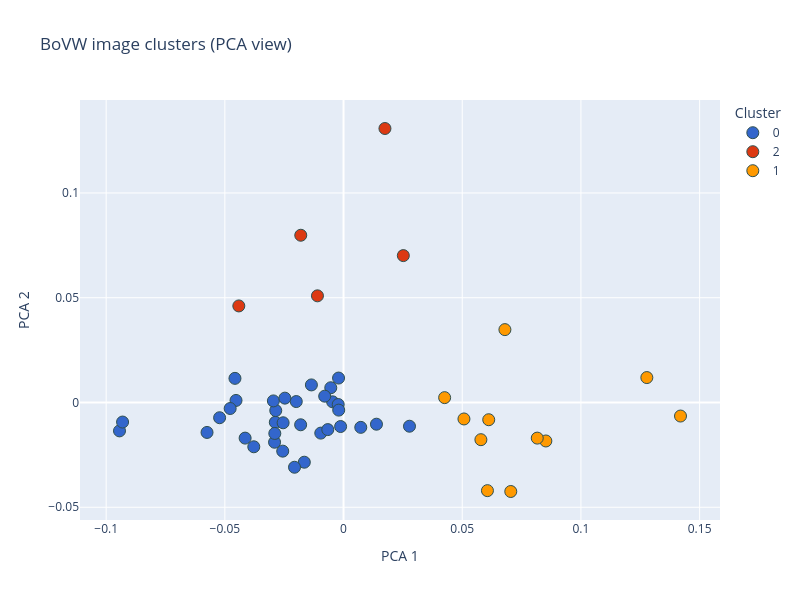

Notebook source saved alongside this figure:
### Markdown cell above
A higher cosine similarity means stronger overlap in local texture and structure under the BoVW representation.

Clustering complements similarity: instead of comparing pairs, it groups images by shared visual patterns without any labels. Together, they give both pairwise and corpus-level views of the collection.

> **Try it yourself:** In the clustering cell above, change `n_clusters` (e.g. to 4, 5, or 6) and re-run to see how the groups change. In the similarity cell, change `target_idx` to pick a different anchor image.

### Code cell
# Cluster BoVW features into groups and visualize in 2D
# Try changing n_clusters to see how the grouping changes (e.g. 4, 5, 6)
n_clusters = 3
cluster_model = KMeans(n_clusters=n_clusters, random_state=42, n_init=10)
cluster_labels = cluster_model.fit_predict(bovw_features)
demo_df["cluster"] = cluster_labels

pca = PCA(n_components=2, random_state=42)
xy = pca.fit_transform(bovw_features)

clustering_visualization_df = pd.DataFrame({
    "PCA 1": xy[:, 0],
    "PCA 2": xy[:, 1],
    "Cluster": cluster_labels.astype(str),
    "Title": demo_df["title"].apply(lambda t: wrap_hover(sentence_cap(t))),
    "Image ID": demo_df["img_path"],
    "Category": demo_df["category"].apply(sentence_cap),
})

fig = px.scatter(
    clustering_visualization_df,
    x="PCA 1",
    y="PCA 2",
    color="Cluster",
    hover_data={"Title": True, "Image ID": True, "Category": True, "PCA 1": False, "PCA 2": False},
    title="BoVW image clusters (PCA view)",
    color_discrete_sequence=px.colors.qualitative.G10,
    width=800, height=600,
)

fig.update_traces(marker=dict(size=12, line=dict(width=1, color="DarkSlateGrey")))
fig.show()

print("Cluster sizes:")
print(demo_df["cluster"].value_counts().sort_index())

### Figure 1 — Plotly figure (JSON) as saved in the notebook; plotly's stock layout.template omitted (floating-point values rounded to 4 significant figures)
{"data": [{"customdata": [["Fireman, left, and engineer in the cab<br>of the empire builder passenger train as<br>it heads west from chicago to east<br>glacier park montana, and seattle,<br>washington. Amtrak, since it assumed<br>responsibility for most u.s. Intercity<br>rail passenger service in 1971 has been<br>working to improve facilities and<br>attract riders by using methods employed<br>by the airlines such as computerized<br>reservations", "556086.jpg", "People and community"], ["National metals junkyard. (from the<br>sites exhibition. For other images in<br>this assignment, see fiche numbers 38,<br>39, 40, 58.)", "553863.jpg", "Industrial site"], ["Fisherman launches his boat into the<br>grand glaize arm of the lake from the<br>camp-grounds in lake of the ozarks state<br>park", "551280.jpg", "People and community"], ["Air pollution control center", "542766.jpg", "Urban landscape"], ["Fishing in the androscoggin river in the<br>\"13-mile wood\" area near errol. The<br>river rises in nearby lake umbagog on<br>the maine-new hampshire boundary", "550665.jpg", "Rural landscape"], ["12th street in the early morning looking<br>south toward the kansas river. Junk cars<br>are being brought to a local factory<br>which processes scrap metal", "552077.jpg", "Industrial site"], ["Chugach peaks south of the richardson<br>highway. View south here, the pipeline<br>route runs left to right, east to west,<br>along the cleared cut above the river", "550630.jpg", "Urban landscape"], ["Southern railway right-of-way machinery<br>and work crew improving the roadbed. In<br>1974 the company spent 18.6 percent of<br>its revenue in track maintenance, the<br>highest in the industry. That year<br>southern laid 91,808 tons of rail and<br>placed 2,278,318 railroad ties. The<br>maximum safe speed on the company's<br>track is usually 60 miles per hour for<br>the entire 10,531 miles of the system.<br>In comparison, another company has one<br>section with an eight miles per hour top<br>speed", "556893.jpg", "Transportation and infrastructure"], ["Litter left by visitors in the tamiami<br>canal area beside everglades national<br>park", "544647.jpg", "Urban landscape"], ["A portion of lake shore drive in<br>chicago. It and the outer drive are the<br>city's most spectacular street. Traffic<br>motors along lake michigan from 5600<br>north to 6600 south, generally at 45<br>mph. The drive provides a continuous,<br>landscaped aspect of chicago's front<br>yard. There are four lanes each way, but<br>six lanes are one way in and six out<br>during the morning and evening rush<br>hours. The field museum of natural<br>history is seen in the background", "556195.jpg", "Urban landscape"], ["The watkins of mulky square, a family of<br>eleven, live in the 1600 block of<br>madison street, a few blocks from the<br>area being cleared for i-635. Mrs.<br>Watkins and some of her younger children", "553497.jpg", "Urban landscape"], ["Waves pound seawall in michigan city", "547100.jpg", "Urban landscape"], ["Auctioneer does brisk business at the<br>hickman saturday auction, 15 miles south<br>of lincoln", "547381.jpg", "Urban landscape"], ["A miner who had completed his work shift<br>is shown on a pony belonging to the<br>family of the tavern operator. A short<br>while later he was bucked off. There is<br>little for the young miners to do in the<br>small mining towns other than drink beer<br>and talk. In rhodell, west virginia,<br>near beckley", "556553.jpg", "Urban landscape"], ["Fairview church and school are abandoned<br>now. In the 1950's fifty-six students<br>attended fairview school (to the right<br>of the church) and fairview was the<br>community center for the farm people in<br>the area. When small ranches could no<br>longer support their owners, many had to<br>leave", "552674.jpg", "Rural landscape"], ["Abandoned farm which did not succeed<br>near elizabethtown new york, in the<br>adirondack forest preserve", "554562.jpg", "Rural landscape"], ["Aerial view looking southwest of the<br>north end of the bangor annex navy<br>installation. Private farms are seen in<br>the foreground with access from clear<br>creek road. Facilities for the navy's<br>new trident submarines will be built in<br>the area. The expected population growth<br>will affect the humans and the animals<br>who presently live there", "556916.jpg", "Urban landscape"], ["The east side of manhattan, new york.<br>The new york, new jersey metropolitan<br>region is one of the most congested<br>urban and industrial areas of the world.<br>Transportation in an area like new york<br>produces environmental problems of its<br>own. The automobile must take<br>responsibility for air pollution, one of<br>the more critical problems affecting the<br>bight", "555743.jpg", "Urban landscape"], ["View north along the androscoggin river<br>from the brown paper company, one of the<br>city's industrial plants", "550673.jpg", "Industrial site"], ["Union carbide ferro-alloy plant seen<br>from deep water. Total plant emissions<br>decreased from 113,252 tons to 2,649<br>tons from 1967 to 1975, a drop of 97.7<br>percent. The decrease occurred after<br>agreement on a compliance schedule<br>between union carbide and the west<br>virginia air pollution control<br>commission. The u.s. Environmental<br>protection agency stack sampled plant<br>emissions while developing national new<br>source performance standards. (see<br>images 8566 and 8567)", "557379.jpg", "Industrial site"], ["Kitsap county audubon society members on<br>a field trip. They are identifying the<br>fauna and flora on a small piece of wild<br>land being mis-used by weekend trail<br>motor bikers. Increased land use<br>pressure is expected when the navy's<br>trident submarine base is built nearby.<br>A \"new city\" is proposed to house a<br>substantial portion of the projected<br>27,000 people who will move into the<br>area when the naval installation is<br>completed", "557007.jpg", "People and community"], ["Residential street in west belle. Dupont<br>plant in background", "551072.jpg", "Urban landscape"], ["Shift of miners in the elevator which<br>will take them down to work in the<br>virginia-pocahontas mine #4 near<br>richlands, virginia they are headed for<br>the 1,200 foot level. The black hats<br>signify that the men are experienced<br>miners. The miner with the green hat is<br>a safety man. These mines have three<br>shifts, two working and one cleanup", "556336.jpg", "Industrial site"], ["Southern railway right-of-way worker,<br>working with a machine that aids in<br>replacing old track with new quarter<br>mile long sections of rail. On a good<br>day, when the crew doesn't have to stop<br>work too many times to let trains pass<br>on parallel tracks they can lay slightly<br>less than two miles of welded tracks per<br>day in 1974 southern had an average of<br>four crews numbering 50 to 55 men each<br>working on the system's 10,531 miles of<br>railroad", "556874.jpg", "Transportation and infrastructure"], ["In the spring of 1973 the mississippi<br>river reached its highest level in more<br>than 150 years. Unprecedented flooding<br>occurred throughout the river basin.<br>Particularly affected were the marsh<br>areas below new orleans and the entire<br>atchafalaya river basin lafitte shrimp<br>fisherman weaves net. Three weeks<br>earlier this area was under flood water", "552806.jpg", "Urban landscape"], ["Neat, well kept homes on a hillside of<br>boomer, near the union carbide ferro-<br>alloy plant. Total plant emissions from<br>the metallurgical furnaces and the<br>powerhouse were reduced 97.7 percent<br>between october, 1967, and september,<br>1975. A compliance schedule was reached<br>between the company and the west<br>virginia air pollution control<br>commission. Epa stack sampled plant<br>emissions while developing national new<br>source performance standards. (see fiche<br>#141 to 146)", "557404.jpg", "Industrial site"], ["Bayou segnette swampland, which has been<br>devastated by runoff petroleum sludge<br>from a nearby natural gas installation<br>stumps of giant virgin cypress trees<br>attest to the ravages of industrial<br>pollution", "546060.jpg", "Pollution and environmental damage"], ["Smoke from lumber mill's \"teepee\" burner<br>obscures administration building", "544970.jpg", "Industrial site"], ["Glen ferris, on the kanawha river near<br>gauley bridge, is a popular spot for<br>camping and fishing", "550975.jpg", "Rural landscape"], ["Metro subway construction adds to city<br>traffic problems", "546621.jpg", "Transportation and infrastructure"], ["Monument and statue of hermann-arminius,<br>german patriot which was erected in new<br>ulm, minnesota, in 1888. The town was<br>built by a german immigrant land company<br>in 1854 and named for the city of ulm in<br>the danubian district of wurttemberg,<br>germany hermann-arminius was chief of<br>the cherusci who united the germanic<br>tribes to defeat the roman general varus<br>in 19 ad and halt the roman empire at<br>the rhine river. He survives in legends<br>as a champion of germanic nationalism<br>and liberty", "558116.jpg", "Urban landscape"], ["The rev. Jesse jackson speaks on a radio<br>broadcast from the headquarters of<br>operation push at its annual convention.<br>One of the aims of the organization is<br>to open the world of business to small<br>black owned businesses. Rev. Jackson is<br>credited for helping to make chicago the<br>black banking capital of the country. He<br>helped persuade white companies to stop<br>taking profits earned from black<br>consumers to the white suburbs", "556253.jpg", "People and community"], ["Garbage is towed down the east river to<br>staten island landfill, manhattan in<br>background", "549817.jpg", "Urban landscape"], ["Mechanics at work at \"call carl,\"<br>computerized center", "546632.jpg", "Industrial site"]], "hovertemplate": "Cluster=0<br>Title=%{customdata[0]}<br>Image ID=%{customdata[1]}<br>Category=%{customdata[2]}<extra></extra>", "legendgroup": "0", "marker": {"color": "#3366CC", "line": {"color": "DarkSlateGrey", "width": 1}, "size": 12, "symbol": "circle"}, "mode": "markers", "name": "0", "orientation": "v", "showlegend": true, "type": "scatter", "x": [-0.0453, -0.01992, -0.09438, -0.09309, -0.02562, 0.02778, -0.004601, -0.02875, -0.009591, -0.006636, -0.005381, -0.04574, -0.02856, -0.001233, -0.01652, -0.02906, -0.05751, -0.002243, 0.01387, -0.02065, -0.03781, -0.01807, -0.01354, -0.04146, -0.02546, -0.02955, 0.00726, -0.02471, -0.002035, -0.02895, -0.007943, -0.002096, -0.04776, -0.05221], "xaxis": "x", "y": [0.0009765, 0.0004485, -0.01355, -0.009332, -0.02321, -0.01132, 0.0003114, -0.009469, -0.01462, -0.01293, 0.007036, 0.01151, -0.003853, -0.01147, -0.0285, -0.01897, -0.01429, -0.0009542, -0.01036, -0.0309, -0.02113, -0.01063, 0.008385, -0.017, -0.009679, 0.0007482, -0.01187, 0.002077, -0.003635, -0.01477, 0.003015, 0.01166, -0.002873, -0.007267], "yaxis": "y"}, {"customdata": [["Enlarged lung of emphysema victim.<br>Severe air pollution increases risk of<br>respiratory and pulmonary diseases among<br>workers of the birmingham area", "545483.jpg", "Pollution and environmental damage"], ["Setting sun amid smoke cloud", "544704.jpg", "Urban landscape"], ["Copley square at 9 a.m. John hancock<br>building and trinity church", "550001.jpg", "Urban landscape"], ["View of overgrazed prairie with hardwood<br>forest in the distance in doniphan<br>county kansas, near troy in the extreme<br>northeast corner of the state. Plants<br>that inhabit the area once covered by<br>tallgrass prairie include goldenrod;<br>dogbane and brome grass. Northeast<br>kansas is unique because it contains the<br>only hardwood forest in the state in<br>addition to tallgrass prairie", "557099.jpg", "Rural landscape"], ["Abandoned car in clear creek canyon,<br>near dumont", "545304.jpg", "Urban landscape"]], "hovertemplate": "Cluster=2<br>Title=%{customdata[0]}<br>Image ID=%{customdata[1]}<br>Category=%{customdata[2]}<extra></extra>", "legendgroup": "2", "marker": {"color": "#DC3912", "line": {"color": "DarkSlateGrey", "width": 1}, "size": 12, "symbol": "circle"}, "mode": "markers", "name": "2", "orientation": "v", "showlegend": true, "type": "scatter", "x": [-0.01802, 0.01744, -0.04411, -0.01098, 0.02518], "xaxis": "x", "y": [0.07981, 0.1308, 0.04608, 0.0509, 0.07009], "yaxis": "y"}, {"customdata": [["Mangrove trees growing off-shore from<br>the state park at long key. Mangroves,<br>important to the area's ecosystem, have<br>been cleared out in great numbers by<br>land developers. Studies indicate that<br>the removal of the trees, among other<br>harmful effects threatens the food chain<br>necessary to marine life and, therefore<br>endangers the local fisheries", "548702.jpg", "Urban landscape"], ["Ekker butte rises in the crystal air of<br>canyonlands national park. The smaller<br>arches national park lies just to the<br>north of the town. Bates wilson,<br>superintendent of both parks, says their<br>most important feature at this time is<br>their clear atmosphere. He fears this<br>will be harmed soon by the operation of<br>giant coal-burning power plants in utah<br>and adjoining states. Some people feel<br>that the air is already beginning to<br>suffer from the effects of the huge<br>plant at shiprock, new mexico", "545775.jpg", "Rural landscape"], ["A new york city sludge carrier dumps its<br>cargo into waters of the new york bight.<br>The u.s. Coast guard is responsible for<br>monitoring all ocean dumping in the<br>bight which includes 15,000 square miles<br>of ocean waters and the continental<br>shelf off the coasts of new york and new<br>jersey the national oceanographic and<br>atmospheric administration is conducting<br>a marine ecosystems analysis program in<br>the bight. The multi-year project is<br>being observed by epa and the coast<br>guard", "557819.jpg", "Urban landscape"], ["Private residence on north main street<br>in paterson, new jersey. The inner city<br>today is an absolute contradiction to<br>the main stream america of gas stations,<br>expressways, shopping centers and tract<br>homes. It is populated by blacks, latins<br>and the white poor. Most of all, the<br>inner city is human beings, as<br>threatened and beautiful as the 19th<br>century buildings in their environment", "555922.jpg", "People and community"], ["Downtown main street in houston, texas.<br>This is one of a series of 21 black and<br>white photographs. They document the<br>environments remaining from the 19th<br>century in terms of architecture,<br>commerce and lifestyles. The pictures<br>also compare the contemporary city<br>showing displacement of the unique by<br>the ordinary and noting current urban<br>problems. The pictures show a region and<br>its uniqueness in people and<br>architecture in east texas which is<br>still a part of the south", "557635.jpg", "Urban landscape"], ["Los angeles reactive pollutant program<br>(larpp), a unique multi-agency air<br>pollution research study sponsored by<br>the coordinating research council, a<br>government-industry research group", "552378.jpg", "Pollution and environmental damage"], ["Crab netting at brinnon tide flat on the<br>hood canal brings out large crowds<br>during the spring and summer minus<br>tides. Catch is mainly dungeness crabs,<br>which must measure six inches across the<br>shell. Only the male crabs may be<br>retained", "552282.jpg", "People and community"], ["Compacted old cars on flatbed truck are<br>ready for the shredder (in background),<br>at the klean steel manufacturing<br>corporation in flowood. Mr. V.t.<br>Hawkins, director of solid waste<br>planning, state board of health, is<br>alongside the truck", "546261.jpg", "Industrial site"], ["New highway 30 near tupper lake, new<br>york, shows fine grading, drainage<br>fields and grassing for erosion control,<br>in the adirondack forest preserve", "554566.jpg", "Urban landscape"], ["Automatic vendors sell tickets for<br>public transportation--bus, trolley,<br>subway and schnellbahn (express) date<br>and time are recorded on the ticket when<br>it is inserted into the puncher marked<br>\"e.\" no transfers are needed", "551875.jpg", "Transportation and infrastructure"], ["Carpenter at work on the first unit of<br>the new alpine village at the outskirts<br>of helen. When completed the project<br>will double the size of the tourist<br>facilities of the small mountain<br>community of some 270 people. The<br>corporation that is building the<br>facilities is continuing the bavarian<br>alpine theme of the helen business<br>district it was renovated, starting in<br>1969 after endorsement form town<br>officials, businessmen and residents", "557731.jpg", "Urban landscape"]], "hovertemplate": "Cluster=1<br>Title=%{customdata[0]}<br>Image ID=%{customdata[1]}<br>Category=%{customdata[2]}<extra></extra>", "legendgroup": "1", "marker": {"color": "#FF9900", "line": {"color": "DarkSlateGrey", "width": 1}, "size": 12, "symbol": "circle"}, "mode": "markers", "name": "1", "orientation": "v", "showlegend": true, "type": "scatter", "x": [0.07045, 0.06798, 0.06062, 0.05786, 0.05072, 0.08523, 0.08161, 0.06116, 0.04259, 0.1278, 0.1419], "xaxis": "x", "y": [-0.04248, 0.03478, -0.04207, -0.01775, -0.00786, -0.01837, -0.017, -0.008222, 0.002316, 0.01189, -0.006466], "yaxis": "y"}], "layout": {"height": 600, "legend": {"title": {"text": "Cluster"}, "tracegroupgap": 0}, "title": {"text": "BoVW image clusters (PCA view)"}, "width": 800, "xaxis": {"anchor": "y", "domain": [0, 1], "title": {"text": "PCA 1"}}, "yaxis": {"anchor": "x", "domain": [0, 1], "title": {"text": "PCA 2"}}}}
